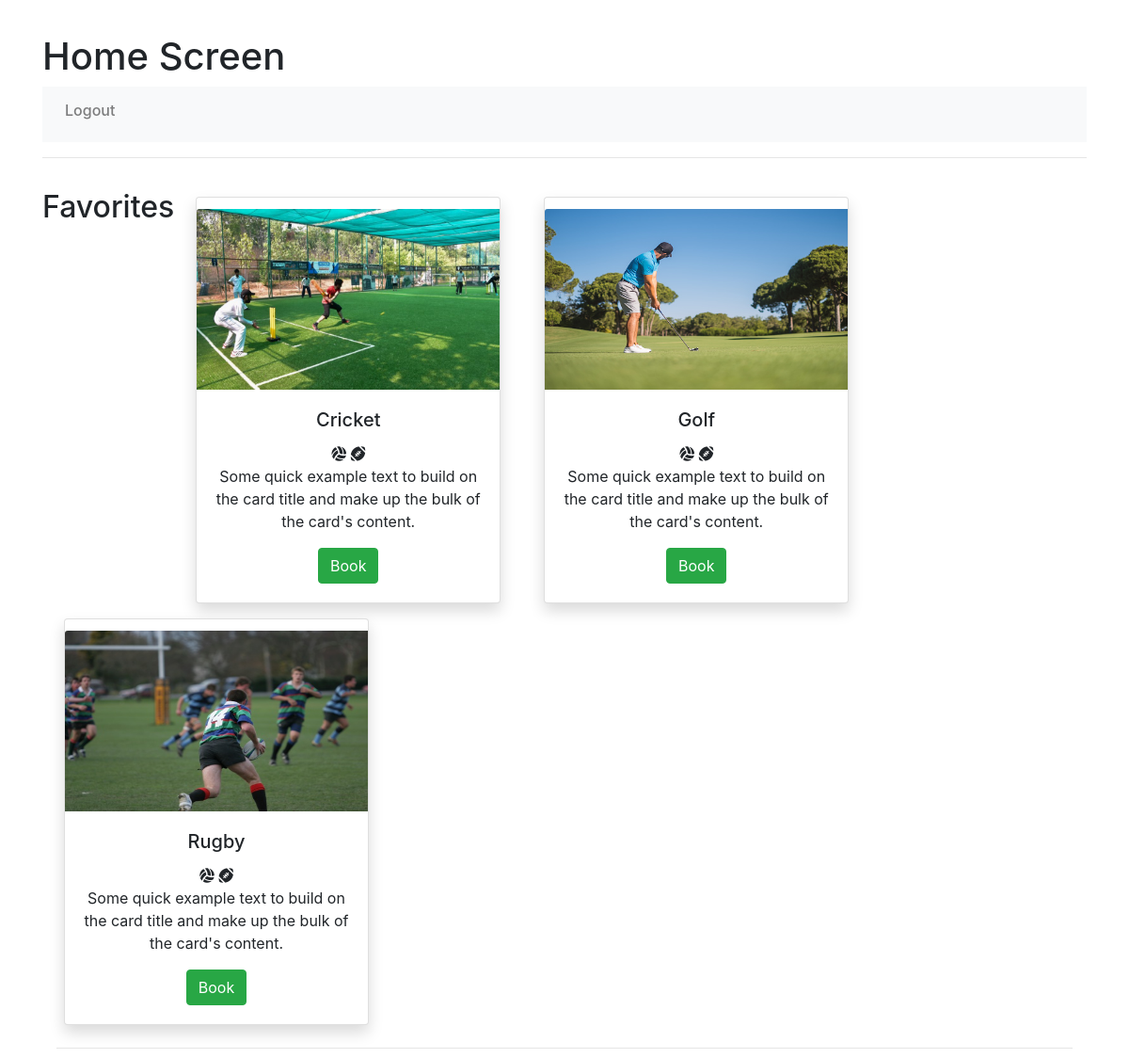
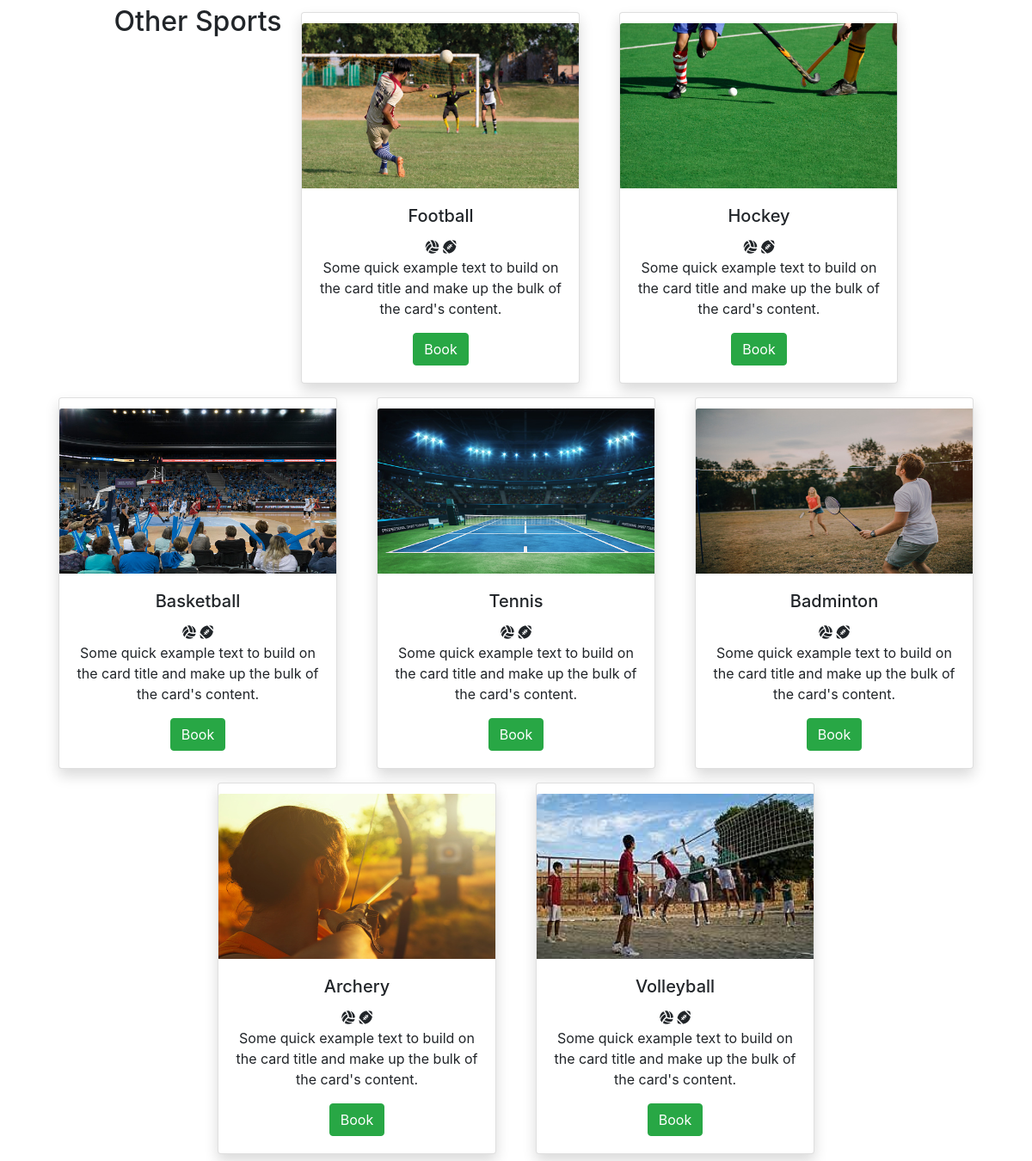
/homepage (signed in), run on the app's committed database (2 pictures, top to bottom).
### tables this page shows
CREATE TABLE sports(
    id INTEGER PRIMARY KEY,
    name TEXT UNIQUE,
    cost INTEGER,
    status TEXT,
    remarks TEXT
);

### app.py (the view)
@app.route('/homepage')
def homepage():
    conn= get_db_connection()
    sports=conn.execute('select * from sports').fetchall()
    favsports=session['favsports']
    conn.close()
    return render_template('homepage.html', sports=sports, favsports=favsports)

### app.py (called while the page is built)
def get_db_connection():
    conn = sqlite3.connect(os.path.join(BASE_DIR, 'database.db'))
    conn.row_factory = sqlite3.Row
    return conn

### templates/homepage.html (shortened to what this page needs)
{% extends 'base.html' %}
{% block content %}
        <link rel="stylesheet" href="./static/css/cards.css">
    <h1>{% block title %}Home Screen{% endblock %}</h1>
    <nav class="navbar navbar-expand-md navbar-light bg-light">
        <div class="collapse navbar-collapse" id="navbarNav">
            <ul class="navbar-nav">
            <li class="nav-item">
                <a class="nav-link" href="{{url_for('logout')}}"><h6>Logout</h6></a>
            </li>
            </ul>
        </div>
      </nav>
    <hr>
    <div class="container">
        <div class="row">
            <h2>Favorites</h2>
            {% for sport in favsports %}
            <div class="col-md-4">
            <div class="row">
                <div class="card shadow" style="width: 25rem;">
                <div class="inner">
                    <img src="./static/images/{{sport}}.jpg" class="card-img-top" alt="card image X-UA-Compatible">
                </div>
                <div class="card-body text-center">
                  <h5 class="card-title">{{ sport }}</h5>
                  <i class="fas fa-volleyball-ball"></i>
                  <i class="fas fa-football-ball"></i>
                  <p class="card-text">Some quick example text to build on the card title and make up the bulk of the card's content.</p>
                  <a href="/book?sport={{sport}}" class="btn btn-success">Book</a>
                </div>
              </div>
            </div>
        </div>
        {% endfor %}
        </div>
        <hr>
    <div class="row justify-content-center">
    <h2>Other Sports</h2>
        {% for sport in sports %}
            {% if sport[1] not in favsports %}
        <div class="col-md-4">
            <div class="row">
                <div class="card shadow" style="width: 25rem;">
                <div class="inner">
                    <img src="./static/images/{{sport[1]}}.jpg" class="card-img-top" alt="card image X-UA-Compatible">
                </div>
                <div class="card-body text-center">
                  <h5 class="card-title">{{ sport[1] }}</h5>
                  <i class="fas fa-volleyball-ball"></i>
                  <i class="fas fa-football-ball"></i>
                  <p class="card-text">Some quick example text to build on the card title and make up the bulk of the card's content.</p>
                  <a href="/book?sport={{sport[1]}}" class="btn btn-success">Book</a>
                </div>
              </div>
            </div>
        </div>
            {% endif %}
        {% endfor %}
    </div>
    </div>
{% endblock %}

### static/css/cards.css (style rules this page uses)
.container { margin-top:3%; row-gap: 10%; }
.col-md-4 .row { margin: 8px; }
.card-img, .card-img-top { width: 344px; height: 192px; }
.card { padding-top:12px; }
.inner { overflow: hidden; }
.inner img { transition: all 1.5s ease; }

### data on the page
sports: name (picture), name "Football"
sports: name (picture), name "Hockey"
sports: name (picture), name "Basketball"
sports: name (picture), name "Tennis"
sports: name (picture), name "Badminton"
sports: name (picture), name "Archery"
sports: name (picture), name "Volleyball"

### other printed values
{{ sport }} "Cricket" "Golf" "Rugby"
